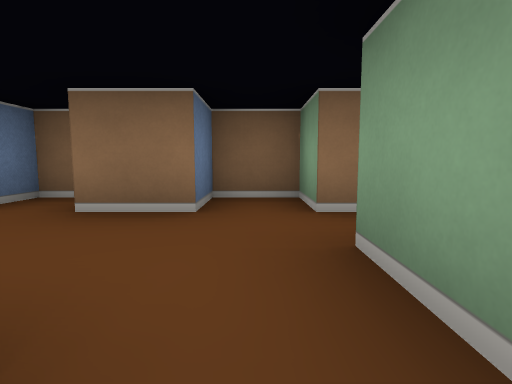
View 1 (above)

24 first-person views from a walk through a cub3D ray-caster map. The camera is about half as high as the walls, tilts 6° down and sees 80° across. The floor is counted in squares. Each view is taken from the middle of a square. On the plan, view 1 faces up. The plan holds only what a view shows up to about 9 squares ahead; the rest is blank.

View 2
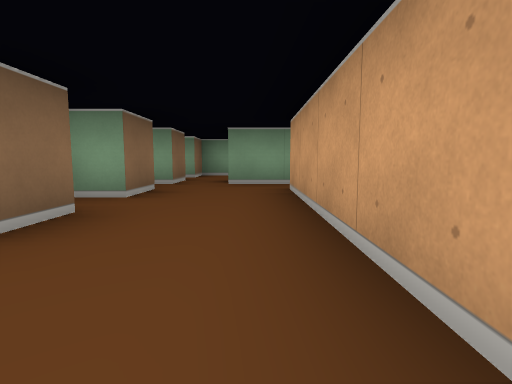

View 3
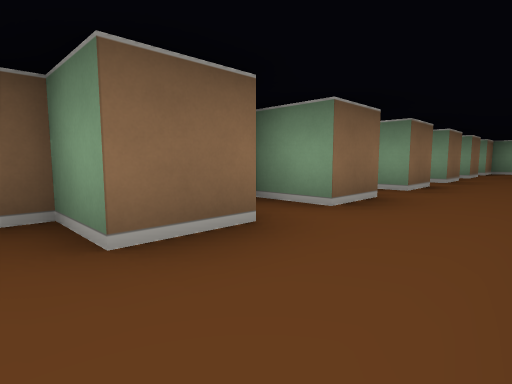

View 4
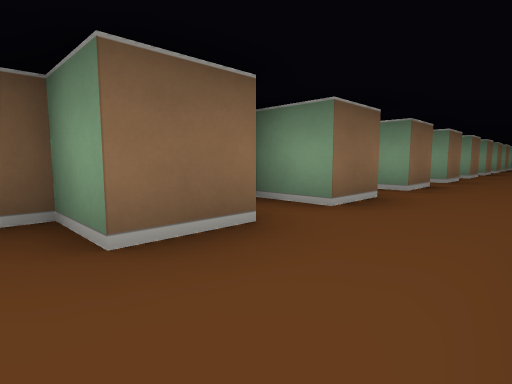

View 5
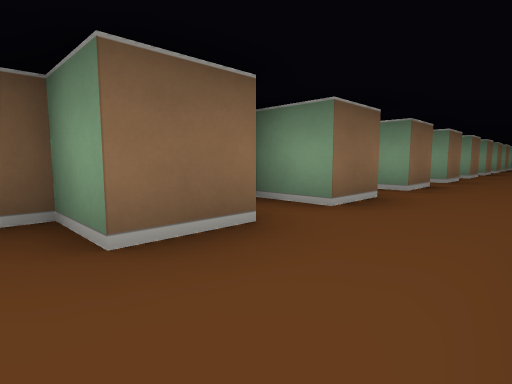

View 6
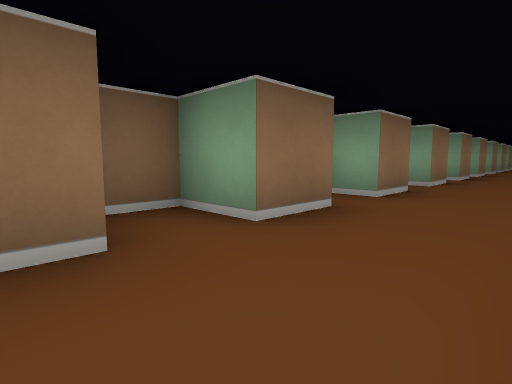

View 7
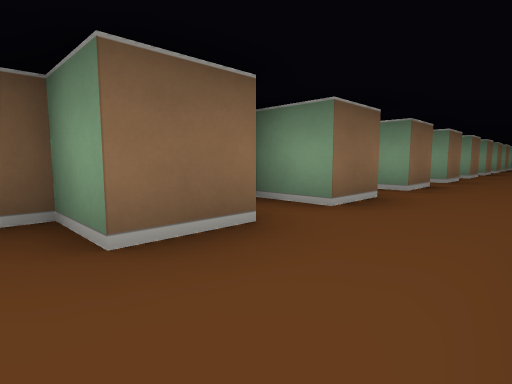

View 8
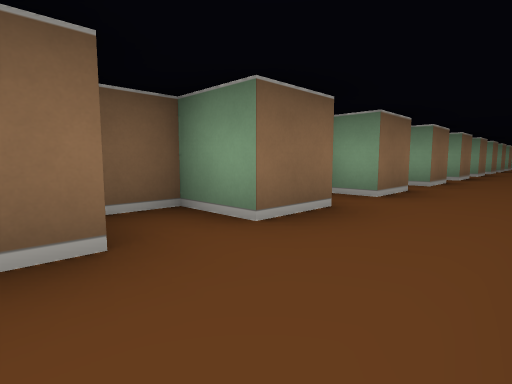

View 9
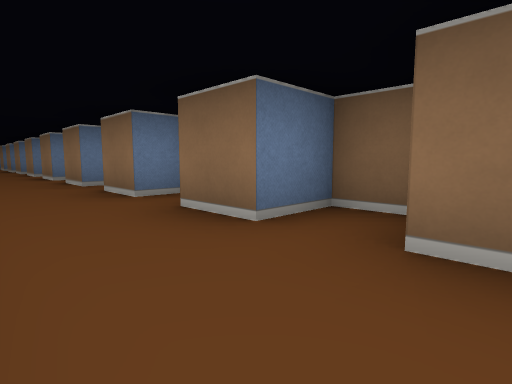

View 10
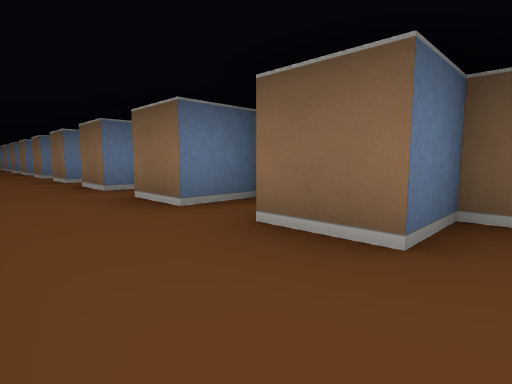

View 11
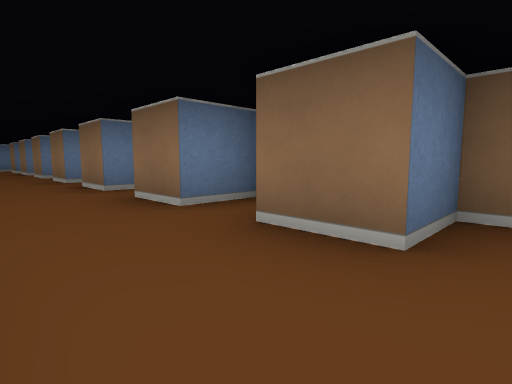

View 12
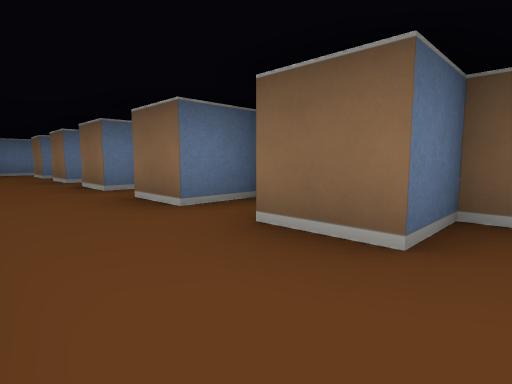

View 13
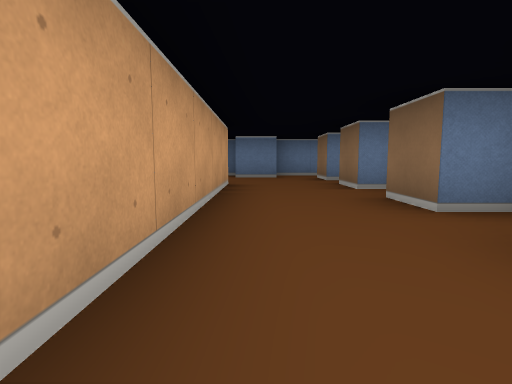

View 14
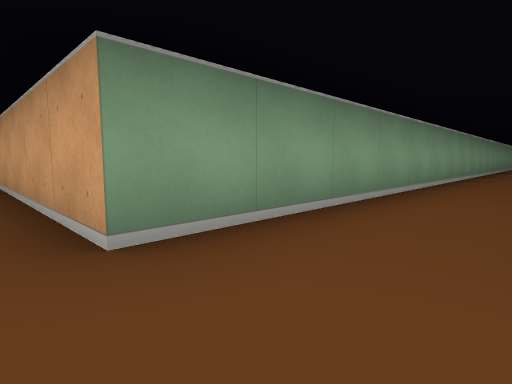

View 15
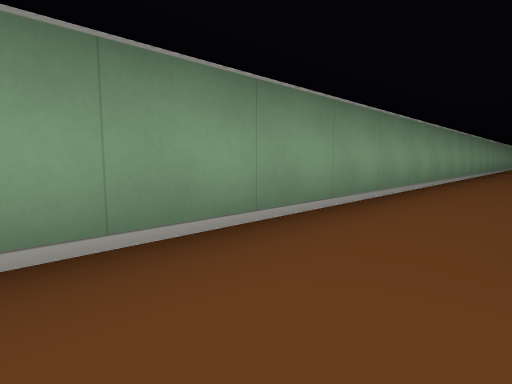

View 16
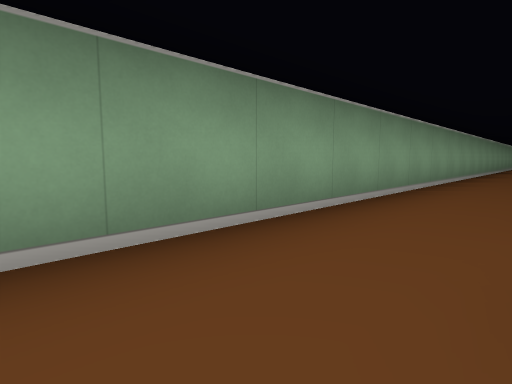

View 17
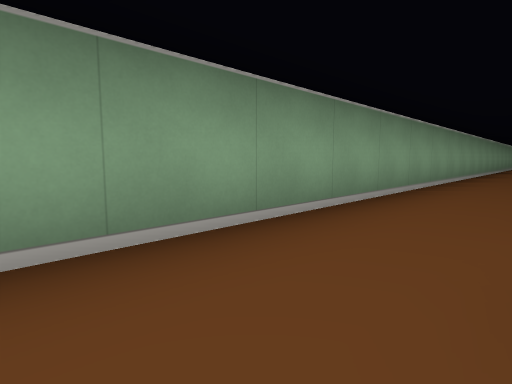

View 18
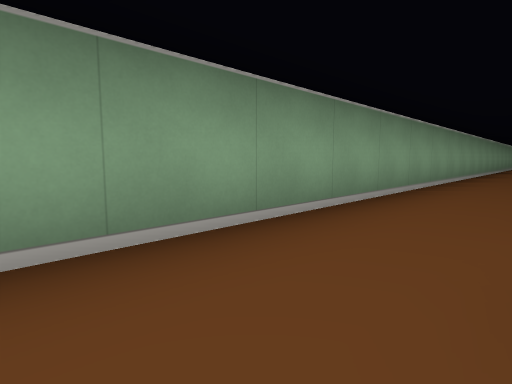

View 19
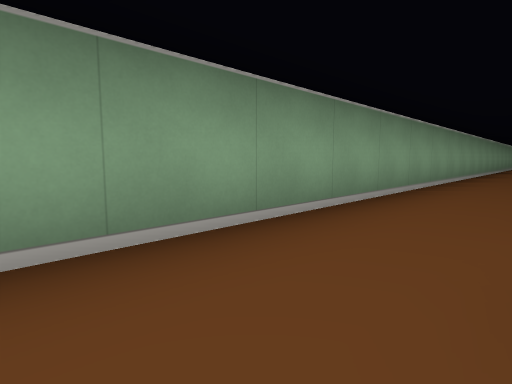

View 20
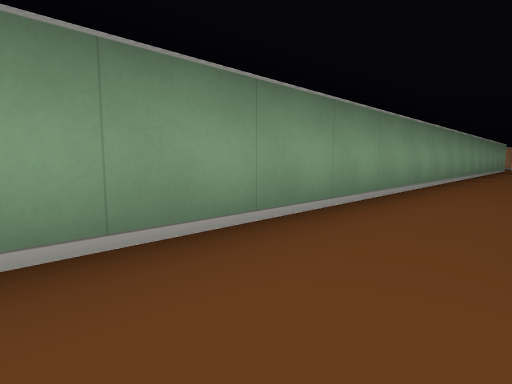

View 21
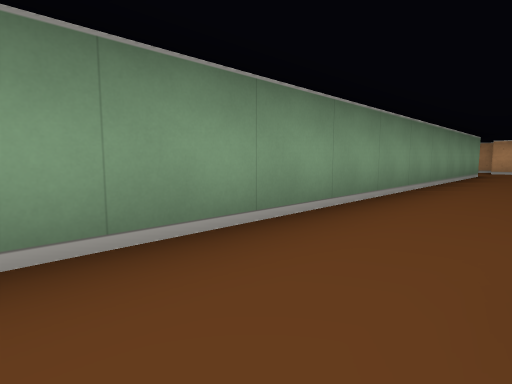

View 22
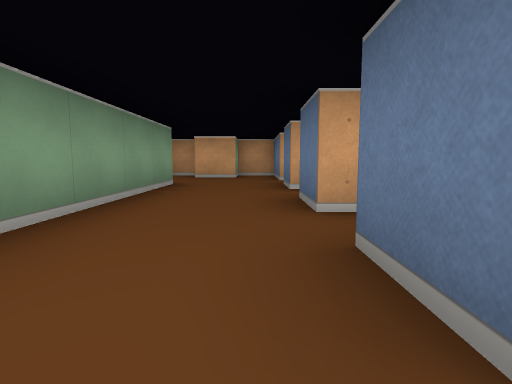

View 23
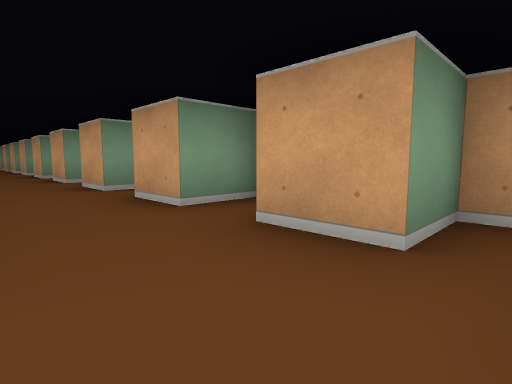

View 24
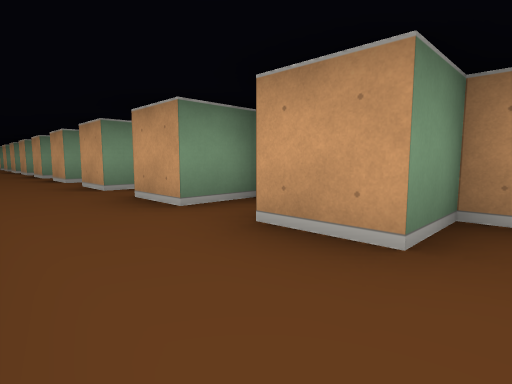

### Floor plan
Key: @ floor where view 1 was taken; # wall or solid block; . floor.
Columns run from 51 left of view 1 to 4 right of it. Each row starts with its distance up from view 1.
  4         ################### ### ######### ###########
  3 # #.#.#.#.#.#.#.#.#.#.#.#.#.#.#.#.#.#.#.#.#.#.#.#.#.# ##
  2 #......................................................#
  1 ##..................................................#
  0 #...#####                                      ####@#
 -1   ..#
 -2   ..#
 -3   ..#
 -4   ..#
 -5   ..#
 -6   ..#
 -7   ..#
 -8   ..#
 -9   ..#
-10   ..#
-11   ..#
-12   ..#
-13   ..#
-14   ..#
-15   ..#
-16   ..#
-17   ..#
-18   ..#
-19   ..#
-20   ..#
-21   ..#
-22   ..#
-23   ..#
-24   ..#
-25   ..#
-26   ..#
-27   ..#
-28   ..#
-29   ..#
-30   ..#
-31   ..#
-32   ..#
-33   ..#
-34   ..#
-35   ..#
-36   ..#
-37   ..#
-38   ..#
-39   ..#
-40   ..#
-41   ..#
-42   ..#
-43  #..#
-44  ...#
-45  #..#
-46  ...#
-47  #..#
-48   ..........
-49  #................
-50  #.#.#.#.#.#.# # #
-51  #########

Where each view was taken, in squares from view 1:
view 1: 0 up, 0 right, facing up
view 2: 1 up, 5 left, facing right
view 3: 1 up, 8 left, facing up-right
view 4: 1 up, 14 left, facing up-right
view 5: 1 up, 18 left, facing up-right
view 6: 1 up, 23 left, facing up-right
view 7: 1 up, 28 left, facing up-right
view 8: 1 up, 31 left, facing up-right
view 9: 1 up, 29 left, facing up-left
view 10: 1 up, 32 left, facing up-left
view 11: 1 up, 36 left, facing up-left
view 12: 1 up, 40 left, facing up-left
view 13: 1 up, 42 left, facing left
view 14: 1 up, 49 left, facing down-right
view 15: 5 down, 49 left, facing down-right
view 16: 10 down, 49 left, facing down-right
view 17: 16 down, 49 left, facing down-right
view 18: 22 down, 49 left, facing down-right
view 19: 28 down, 49 left, facing down-right
view 20: 33 down, 49 left, facing down-right
view 21: 38 down, 49 left, facing down-right
view 22: 42 down, 49 left, facing down
view 23: 48 down, 49 left, facing down-right
view 24: 48 down, 45 left, facing down-right
